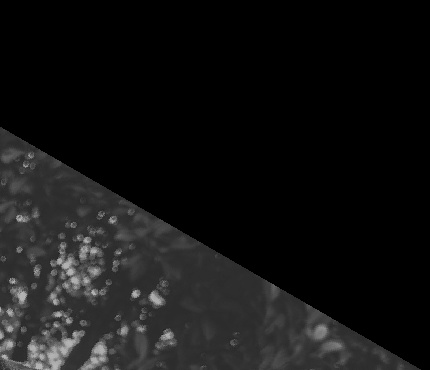
#> input picture assets/potongan1.jpg, 430 x 370 px
$ jupyter execute jurnalsusulan.ipynb
#> lines starting #> are read from the running program, lines starting #| are printed output that depends on the picture
[cell 1]
import numpy as np
import cv2 as cv
import matplotlib.pyplot as plt

Baris kode ini merupakan bagian untuk mengimpor library yang dibutuhkan. Library numpy diimpor dengan alias np dan digunakan untuk melakukan operasi matematis pada array multidimensi yang merepresentasikan piksel gambar. Library matplotlib.pyplot diimpor dengan alias plt dan digunakan untuk menampilkan gambar maupun grafik histogram secara visual. Library cv2 diimpor dengan alias cv dan digunakan khusus untuk membaca file gambar dari disk serta mengubahnya ke format grayscale.

[cell 2]
citra1 = cv.imread('assets/potongan1.jpg')
#> citra1 is the input picture: shape (370, 430, 3); min 0, max 186, mean 19.7
citra2 = cv.imread('assets/potongan2.jpg')
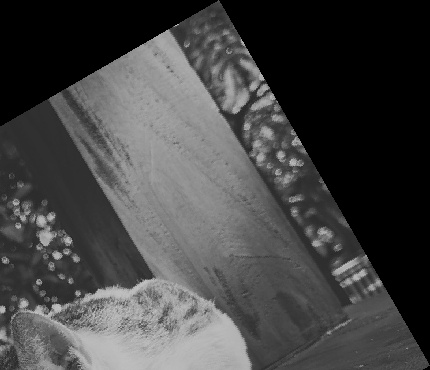
#> input picture assets/potongan2.jpg, 430 x 370 px
#> citra2 is the input picture: shape (370, 430, 3); min 0, max 196, mean 68.6
citra3 = cv.imread('assets/potongan3.jpg')
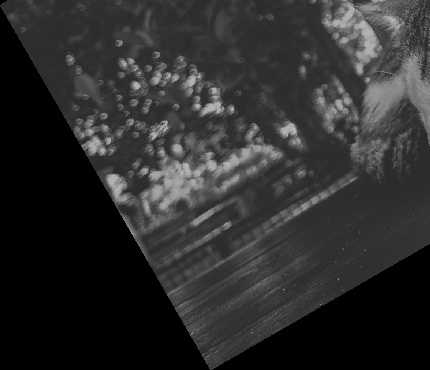
#> input picture assets/potongan3.jpg, 430 x 370 px
#> citra3 is the input picture: shape (370, 430, 3); min 0, max 194, mean 45.1
citra4 = cv.imread('assets/potongan4.jpg')
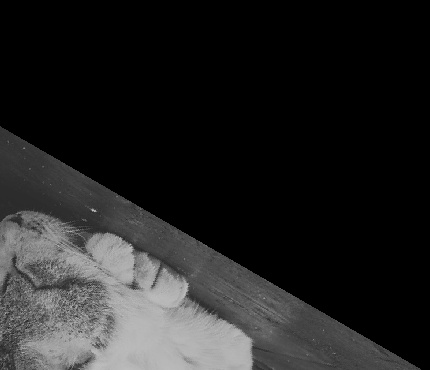
#> input picture assets/potongan4.jpg, 430 x 370 px
#> citra4 is the input picture: shape (370, 430, 3); min 0, max 192, mean 35.1

Baris kode ini digunakan untuk membaca empat buah file gambar dari folder assets menggunakan fungsi cv.imread(). Setiap gambar disimpan ke dalam variabel citra1, citra2, citra3, dan citra4. Hasil dari fungsi imread() adalah array tiga dimensi yang merepresentasikan nilai piksel dalam format warna BGR (Blue, Green, Red) dengan nilai antara 0 hingga 255 untuk setiap channel warnanya.

Baris kode ini digunakan untuk menampilkan keempat gambar yang telah dimuat sebelumnya dalam satu kanvas menggunakan fungsi plt.subplot(2, 2, n) yang membagi kanvas menjadi grid 2 baris dan 2 kolom. Fungsi plt.imshow() digunakan untuk menampilkan gambar, plt.axis('off') untuk menyembunyikan sumbu koordinat agar tampilan lebih bersih, dan plt.title() untuk menambahkan judul pada masing-masing gambar.

[cell 3]
plt.subplot(2, 2, 1)
plt.imshow(citra1)
plt.axis('off')
plt.title('potongan 1')

plt.subplot(2, 2, 2)
plt.imshow(citra2)
plt.axis('off')
plt.title('potongan 2')

plt.subplot(2, 2, 3)
plt.imshow(citra3)
plt.axis('off')
plt.title('potongan 3')

plt.subplot(2, 2, 4)
plt.imshow(citra4)
plt.axis('off')
plt.title('potongan 4')

[cell 4]
gray_a = cv.cvtColor(citra1, cv.COLOR_BGR2GRAY)
gray_b = cv.cvtColor(citra2, cv.COLOR_BGR2GRAY)
gray_c = cv.cvtColor(citra3, cv.COLOR_BGR2GRAY)
gray_d = cv.cvtColor(citra4, cv.COLOR_BGR2GRAY)

Baris kode ini digunakan untuk mengubah keempat gambar dari format warna BGR menjadi format grayscale menggunakan fungsi cv.cvtColor() dengan parameter cv.COLOR_BGR2GRAY. Proses konversi ini mengubah gambar yang semula memiliki 3 channel warna menjadi hanya 1 channel, di mana setiap piksel direpresentasikan dengan satu nilai antara 0 (hitam) hingga 255 (putih). Hasilnya disimpan ke variabel gray_a, gray_b, gray_c, dan gray_d yang akan digunakan untuk proses selanjutnya.

Baris kode ini menampilkan keempat gambar hasil konversi grayscale dalam satu kanvas menggunakan layout 2 baris dan 2 kolom. Parameter cmap="gray" pada fungsi plt.imshow() digunakan agar gambar grayscale ditampilkan dalam warna hitam putih yang sesuai. Tanpa parameter ini, matplotlib akan menampilkan gambar grayscale dengan peta warna default yang menghasilkan tampilan warna-warni yang tidak sesuai.

[cell 5]
plt.subplot(2, 2, 1)
plt.imshow(gray_a, cmap = "gray")
plt.axis('off')
plt.title('potongan 1')

plt.subplot(2, 2, 2)
plt.imshow(gray_b, cmap = "gray")
plt.axis('off')
plt.title('potongan 2')

plt.subplot(2, 2, 3)
plt.imshow(gray_c, cmap = "gray")
plt.axis('off')
plt.title('potongan 3')

plt.subplot(2, 2, 4)
plt.imshow(gray_d, cmap = "gray")
plt.axis('off')
plt.title('potongan 4')

[cell 6]
def flipping(image, mode='x'):
    h, w = image.shape
    hasil = np.zeros((h, w), dtype = image.dtype)
    for i in range (h):
        for j in range (w):
            if mode == 'x':
                hasil[i, j] = image[h-1-i, j]
            elif mode == 'y':
                hasil[i, j] = image[i, w-1-j]
    return hasil

Baris kode ini mendefinisikan fungsi flipping() yang digunakan untuk mencerminkan gambar secara horizontal maupun vertikal. Fungsi ini menerima dua parameter yaitu image sebagai gambar masukan dan mode sebagai arah pencerminan. Jika mode bernilai 'x', gambar akan dicerminkan secara vertikal dengan menukar posisi baris, baris pertama menjadi baris terakhir dan sebaliknya  menggunakan rumus hasil[i,j] = image[h-1-i, j]. Jika mode bernilai 'y', gambar akan dicerminkan secara horizontal dengan menukar posisi kolom menggunakan rumus hasil[i,j] = image[i, w-1-j]. Proses ini dilakukan dengan dua buah loop yang mengunjungi setiap piksel gambar satu per satu.

[cell 7]
flip_citra1 = flipping(gray_a, 'y')
flip_citra4 = flipping(gray_d, 'x')
#> call 2 of flipping, with mode = 'x'
#> after the loop in flipping (call 2), `for i in range (h):`:
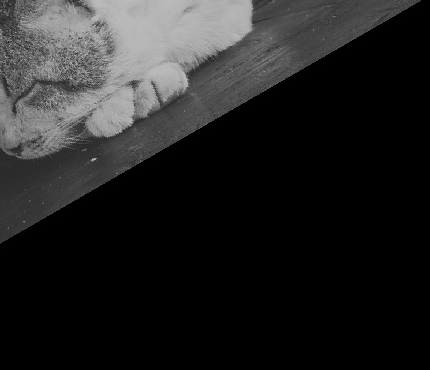
#> hasil: shape (370, 430); min 0, max 192, mean 35.1

Baris kode ini menerapkan fungsi flipping() pada gambar yang membutuhkan pencerminan. Gambar pertama (gray_a) dicerminkan secara horizontal dengan mode 'y' dan hasilnya disimpan ke variabel flip_citra1. Gambar keempat (gray_d) dicerminkan secara vertikal dengan mode 'x' dan hasilnya disimpan ke variabel flip_citra4. Sementara gambar kedua (gray_b) dan ketiga (gray_c) tidak mengalami pencerminan karena orientasinya sudah benar.

Baris kode ini menampilkan keempat gambar setelah proses flipping dalam satu kanvas dengan layout 2 baris dan 2 kolom. Posisi pertama menampilkan flip_citra1 yang sudah dicerminkan horizontal, posisi kedua menampilkan gray_b yang tidak diubah, posisi ketiga menampilkan gray_c yang tidak diubah, dan posisi keempat menampilkan flip_citra4 yang sudah dicerminkan vertikal. Fungsi plt.tight_layout() digunakan agar jarak antar gambar tersusun rapi dan tidak saling tumpang tindih.

[cell 8]
plt.subplot(2, 2, 1)
plt.imshow(flip_citra1, cmap = "gray")
plt.title('flip horizontal gambar 1')

plt.subplot(2, 2, 2)
plt.imshow(gray_b, cmap = "gray")
plt.title('gambar 2')

plt.subplot(2, 2, 3)
plt.imshow(gray_c, cmap = "gray")
plt.title('gambar 3')

plt.subplot(2, 2, 4)
plt.imshow(flip_citra4, cmap = "gray")
plt.title('flip vertical gambar 4')
plt.tight_layout()
plt.show()

[cell 9]
def merge_horizontal(citra_1, citra_2):
    c1, c2 = np.array(citra_1), np.array(citra_2)
    tinggi = max(c1.shape[0], c2.shape[0])
    lebar = c1.shape[1] + c2.shape[1]
    hasil = np.zeros((tinggi, lebar), dtype=c1.dtype)
    hasil[0:c1.shape[0], 0:c1.shape[1]] = c1
    hasil[0:c2.shape[0], c1.shape[1]:] = c2
    return hasil

def merge_vertikal(citra_1, citra_2):
    c1, c2 = np.array(citra_1), np.array(citra_2)
    tinggi = c1.shape[0] + c2.shape[0]
    lebar = max(c1.shape[1], c2.shape[1])
    hasil = np.zeros((tinggi, lebar), dtype=c1.dtype)
    hasil[0:c1.shape[0], 0:c1.shape[1]] = c1
    hasil[c1.shape[0]:, 0:c2.shape[1]] = c2
    return hasil

Baris kode ini mendefinisikan dua fungsi penggabungan gambar. Fungsi merge_horizontal() digunakan untuk menggabungkan dua gambar secara berdampingan kiri-kanan, di mana lebar kanvas hasil merupakan penjumlahan lebar kedua gambar dan tinggi kanvas mengambil nilai terbesar dari keduanya. Gambar pertama ditempatkan di sisi kiri dan gambar kedua di sisi kanan kanvas. Fungsi merge_vertikal() digunakan untuk menggabungkan dua gambar secara bertumpuk atas-bawah, di mana tinggi kanvas hasil merupakan penjumlahan tinggi kedua gambar dan lebar kanvas mengambil nilai terbesar dari keduanya. Gambar pertama ditempatkan di bagian atas dan gambar kedua di bagian bawah kanvas.

[cell 10]
mergeAC = merge_vertikal(flip_citra1, gray_c)
mergeBD = merge_vertikal(gray_b, flip_citra4)
#> in merge_vertikal (call 2), `hasil[c1.shape[0]:, 0:c2.shape[1]] = c2`:
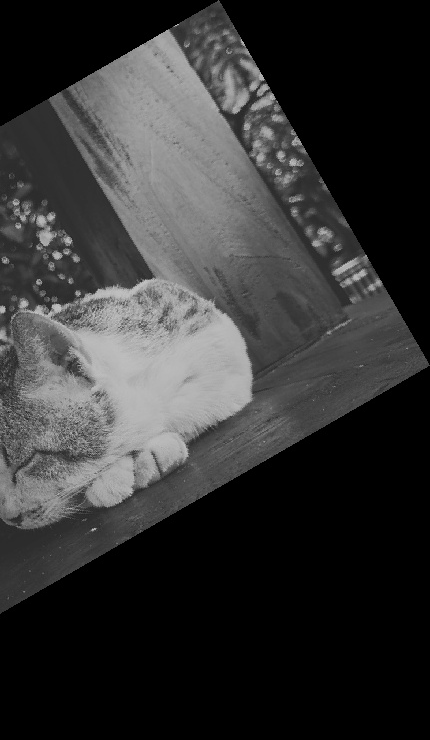
#> hasil: shape (740, 430); min 0, max 196, mean 51.9
mergeABCD = merge_horizontal(mergeAC, mergeBD)

Baris kode ini menggabungkan keempat potongan gambar menjadi satu citra utuh. Pertama, flip_citra1 dan gray_c digabung secara vertikal (atas-bawah) menghasilkan mergeAC yang merupakan kolom kiri. Kemudian gray_b dan flip_citra4 digabung secara vertikal menghasilkan mergeBD yang merupakan kolom kanan. Terakhir, mergeAC dan mergeBD digabung secara horizontal (kiri-kanan) menghasilkan mergeABCD yang merupakan citra utuh hasil penggabungan keempat potongan.

Baris kode ini menampilkan citra hasil penggabungan keempat potongan (mergeABCD) dalam satu figure berukuran 6x5 inci menggunakan mode grayscale. Hasilnya adalah gambar utuh yang merupakan rekonstruksi dari keempat potongan yang telah melalui proses flipping dan penggabungan.

[cell 11]
plt.figure(figsize=(6, 5))
plt.imshow(mergeABCD, cmap = 'gray')
plt.title('Citra Setelah Digabungkan')
plt.show()

[cell 12]
citra_5 = cv.imread('assets/inv.jpg')
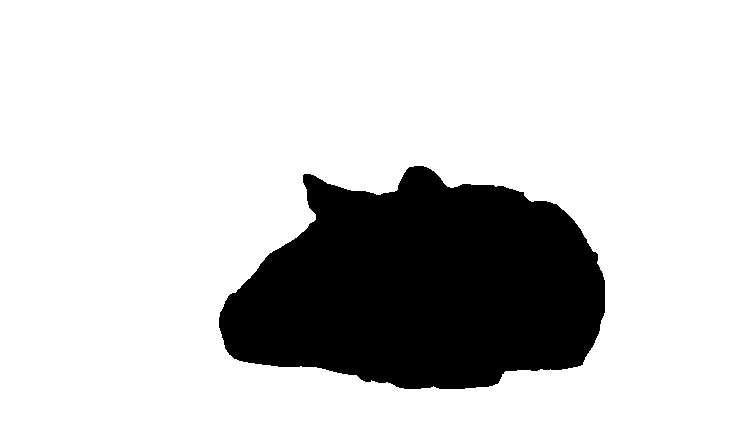
#> input picture assets/inv.jpg, 750 x 422 px
#> citra_5 is the input picture: shape (422, 750, 3); min 0, max 255, mean 204.6
citra5 = cv.cvtColor(citra_5, cv.COLOR_BGR2GRAY)

Baris kode ini membaca file gambar referensi bernama inv.jpg dari folder assets menggunakan cv.imread() dan langsung mengubahnya ke format grayscale menggunakan cv.cvtColor(). Gambar ini adalah citra biner yang hanya memiliki dua nilai piksel yaitu 0 (hitam) dan 255 (putih), yang akan digunakan sebagai mask untuk mengisolasi bagian kucing dari citra gabungan.

Baris kode ini menampilkan citra referensi (citra5) yang telah dibaca sebelumnya dalam format grayscale. Citra ini merupakan citra biner berbentuk siluet kucing yang akan digunakan sebagai topeng (mask) pada proses selanjutnya.

[cell 13]
plt.figure(figsize=(5, 5))
plt.imshow(citra5, cmap='gray')
plt.title('flip horizontal gambar 1')
plt.show()

[cell 14]
def rotasi_sudut(image, derajat):
    h, w = image.shape

    rad = derajat * np.pi / 180
    cos_a = np.cos(rad)
    sin_a = np.sin(rad)

    cx = w / 2
    cy = h / 2

    rx0 = cos_a * (0 - cx) - sin_a * (0 - cy) + cx
    ry0 = sin_a * (0 - cx) + cos_a * (0 - cy) + cy

    rx1 = cos_a * (w - cx) - sin_a * (0 - cy) + cx
    ry1 = sin_a * (w - cx) + cos_a * (0 - cy) + cy

    rx2 = cos_a * (0 - cx) - sin_a * (h - cy) + cx
    ry2 = sin_a * (0 - cx) + cos_a * (h - cy) + cy

    rx3 = cos_a * (w - cx) - sin_a * (h - cy) + cx
    ry3 = sin_a * (w - cx) + cos_a * (h - cy) + cy

    new_w = int(max([rx0, rx1, rx2, rx3]) - min([rx0, rx1, rx2, rx3])) + 1
    new_h = int(max([ry0, ry1, ry2, ry3]) - min([ry0, ry1, ry2, ry3])) + 1

    ox = (new_w - w) / 2
    oy = (new_h - h) / 2

    hasil = np.zeros((new_h, new_w), dtype=image.dtype)

    for i in range(new_h):
        for j in range(new_w):
            x0 = j - ox - cx
            y0 = i - oy - cy

            xr = int(cos_a * x0 + sin_a * y0 + cx)
            yr = int(-sin_a * x0 + cos_a * y0 + cy)

            if 0 <= xr < w and 0 <= yr < h:
                hasil[i, j] = image[yr, xr]

    return hasil

Baris kode ini mendefinisikan fungsi rotasi_sudut() yang mampu memutar gambar pada berbagai sudut. Fungsi ini bekerja dengan mengkonversi derajat ke radian, kemudian menghitung nilai cosinus dan sinus dari sudut tersebut. Untuk menentukan ukuran kanvas baru agar gambar tidak terpotong setelah dirotasi, fungsi ini menghitung koordinat keempat sudut gambar asli setelah dirotasi lalu mencari nilai minimum dan maksimumnya. Proses utama rotasi menggunakan teknik inverse mapping  untuk setiap piksel di kanvas baru, dicari koordinat asalnya di gambar lama menggunakan rumus rotasi invers, sehingga tidak ada piksel yang terlewat.

Baris kode ini menerapkan fungsi rotasi_sudut() pada citra referensi (citra5) dengan sudut -30 derajat (berlawanan arah jarum jam). Hasil rotasi disimpan ke variabel rotasi_min30 dan ditampilkan dalam figure berukuran 6x6 inci. Proses ini dilakukan agar posisi citra referensi selaras dengan orientasi citra utama yang telah digabungkan sebelumnya.

[cell 15]
rotasi_min30 = rotasi_sudut(citra5, -30)
#> after the loop in rotasi_sudut, `for i in range(new_h):`:
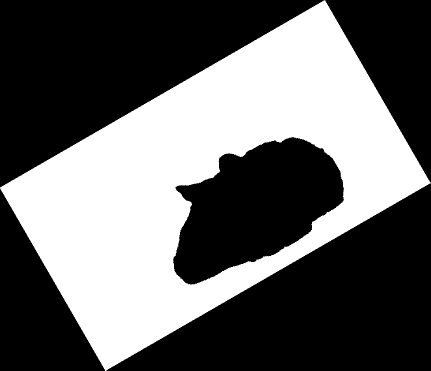
#> hasil: shape (741, 861) (shown at 1/2 size); min 0, max 255, mean 102

plt.figure(figsize=(6, 6))
plt.imshow(rotasi_min30, cmap='gray')
plt.title('Setelah Rotasi -30°')
plt.show()

Baris kode ini melakukan dua proses sekaligus. Pertama adalah proses masking, di mana citra biner rotasi_min30 digunakan sebagai topeng untuk mengisolasi bagian kucing dari mergeABCD. Ukuran kedua citra disamakan terlebih dahulu dengan mengambil dimensi terkecil dari keduanya. Setiap piksel yang bernilai 0 (hitam) pada rotasi_min30 akan mengambil nilai piksel dari mergeABCD, sedangkan piksel yang bernilai selain 0 akan diisi dengan 0 (hitam). Hasil masking kemudian ditampilkan berdampingan dengan citra gabungan dan citra biner untuk perbandingan. Kedua, hasil masking dirotasi kembali sebesar +30 derajat menggunakan rotasi_sudut() agar orientasi citra kembali mendekati kondisi semula sebelum dirotasi -30°.

[cell 16]
h1, w1 = rotasi_min30.shape
h2, w2 = mergeABCD.shape

h_min = h1 if h1 < h2 else h2
w_min = w1 if w1 < w2 else w2

hasil_mask = np.zeros((h_min, w_min), dtype=np.uint8)
for i in range(h_min):
    for j in range(w_min):
        if rotasi_min30[i, j] == 0:
            hasil_mask[i, j] = mergeABCD[i, j]
        else:
            hasil_mask[i, j] = 0
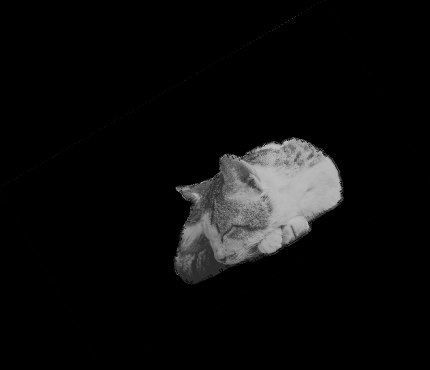
#> hasil_mask: shape (740, 860) (shown at 1/2 size); min 0, max 196, mean 12.2

plt.figure(figsize=(15, 5))

plt.subplot(1, 3, 1)
plt.imshow(mergeABCD, cmap='gray')
plt.title('Citra Gabungan')

plt.subplot(1, 3, 2)
plt.imshow(rotasi_min30, cmap='gray')
plt.title('Gambar inv')

plt.subplot(1, 3, 3)
plt.imshow(hasil_mask, cmap='gray')
plt.title('Hasil Masking')

plt.tight_layout()
plt.show()

rotasi_plus30 = rotasi_sudut(hasil_mask, 30)
#> call 2 of rotasi_sudut, with derajat = 30
#> after the loop in rotasi_sudut (call 2), `for i in range(new_h):`:
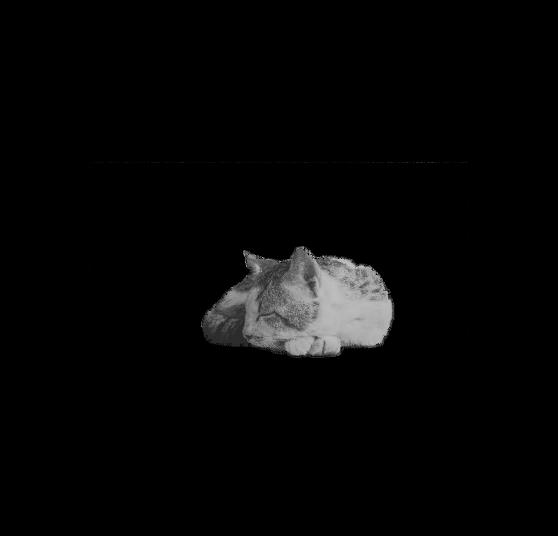
#> hasil: shape (1071, 1115) (shown at 1/2 size); min 0, max 196, mean 6.5

plt.figure(figsize=(6, 6))
plt.imshow(rotasi_plus30, cmap='gray')
plt.title('Gambar Hasil Rotasi')
plt.show()

[cell 17]
def dilatasi(image, p1=0, p2=0, p3=0, p4=0):
    h, w = image.shape

    dilated = np.zeros((h * 2, w * 2)).astype(int)
    for y in range(h * 2):
        for x in range(w * 2):
            dilated[y][x] = image[int(y / 2)][int(x / 2)]

    sy, ey = max(0, p1), min(h * 2, h * 2 - p2)
    sx, ex = max(0, p3), min(w * 2, w * 2 - p4)
    return dilated[sy:ey, sx:ex]

Baris kode ini mendefinisikan fungsi dilatasi() yang digunakan untuk memperbesar gambar sebesar 2 kali lipat. Cara kerjanya adalah dengan membuat kanvas baru berukuran 2 kali tinggi dan 2 kali lebar gambar asli, kemudian setiap piksel di kanvas baru diisi dengan nilai piksel dari gambar asli di posisi setengahnya sehingga setiap 1 piksel asli menjadi 4 piksel (2x2) di gambar hasil. Fungsi ini juga menerima parameter p1, p2, p3, p4 yang digunakan untuk memotong tepi gambar dari arah atas, bawah, kiri, dan kanan setelah proses pembesaran.

[cell 18]
dilatasi1 = dilatasi(rotasi_plus30, 650, 650, 650, 650)
#> after the loop in dilatasi, `for y in range(h * 2):`:
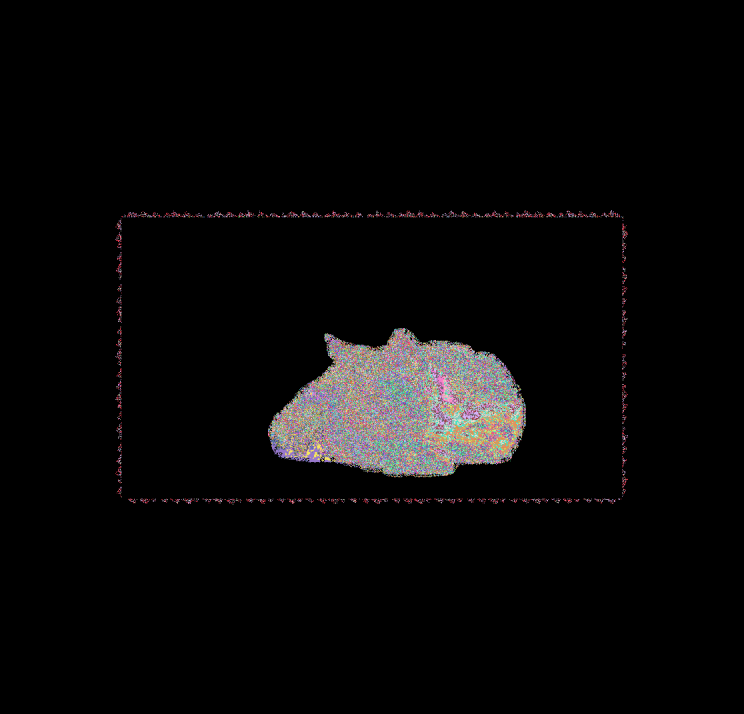
#> dilated: shape (2142, 2230) int64 (shown at 1/3 size); 173 distinct labels, from 0 to 196; one colour per label, 0 black
#> (the rest of the program and of its run is left out)
